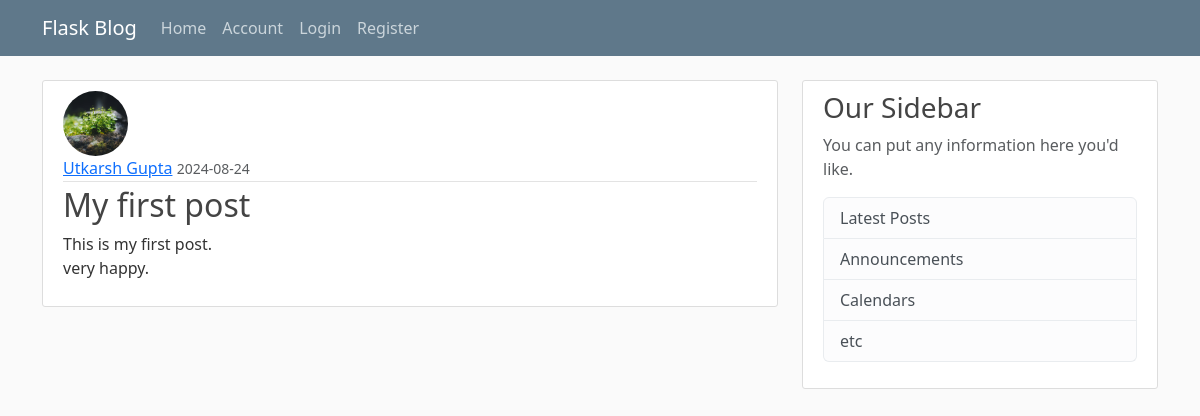
/post/1, run on the app's committed database.
### blog/models.py (models this page shows, shortened)
class User(db.Model, UserMixin):
    id = db.Column(db.Integer, primary_key=True)
    username = db.Column(db.String(20), unique=True, nullable=False)
    email = db.Column(db.String(120), unique=True, nullable=False)
    image_file = db.Column(db.String(20), nullable=False, default='default.jpg')
    password =  db.Column(db.String(60), nullable=False)
    posts = db.relationship('Post', backref='author', lazy=True) #not a column of table used to define relation referenced Post class

class Post(db.Model):
    id = db.Column(db.Integer, primary_key=True)
    title = db.Column(db.String(100), nullable=False)
    date_posted = db.Column(db.DateTime, nullable=False, default=datetime.utcnow)
    content = db.Column(db.Text, nullable=False)
    user_id = db.Column(db.Integer, db.ForeignKey('user.id'), nullable=False) #user table is used

### blog/routes.py (the view)
@app.route('/post/<int:post_id>') #if /post/312 is passed means 312 is the value of post_id variable
def post(post_id):
    user_post = Post.query.get_or_404(post_id) #404 error if not exist
    return render_template('post.html', title=user_post.title, post=user_post)

### blog/templates/post.html (shortened to what this page needs)
{% extends "layout.html" %}
{% block content %}
  <article class="media content-section">
    <img class="rounded-circle article-img" src="{{ url_for('static', filename='profile_pic/' + post.author.image_file) }}">
    <div class="media-body">
      <div class="article-metadata">
        <a class="mr-2" href="{{ url_for('user_posts', username=post.author.username) }}">{{ post.author.username }}</a>
        <small class="text-muted">{{ post.date_posted.strftime('%Y-%m-%d') }}</small>
      </div>
      <h2 class="article-title">{{ post.title }}</h2>
      <p class="article-content">{{ post.content }}</p>
    </div>
  </article>
{% endblock content %}

### blog/static/main.css (style rules this page uses)
body { background: #fafafa; color: #333333; margin-top: 5rem; }
h1, h2, h3, h4, h5, h6 { color: #444444; }
.content-section { background: #ffffff; padding: 10px 20px; border: 1px solid #dddddd; border-radius: 3px; margin-bottom: 20px; }
.article-title { color: #444444; }
.article-content { white-space: pre-line; }
.article-img { height: 65px; width: 65px; margin-right: 16px; }
.article-metadata { padding-bottom: 1px; margin-bottom: 4px; border-bottom: 1px solid #e3e3e3 }

### data on the page
User: image_file (picture), author.username "Utkarsh Gupta"
Post: date_posted "2024-08-24", title "My first post", content "This is my first post. very happy."
